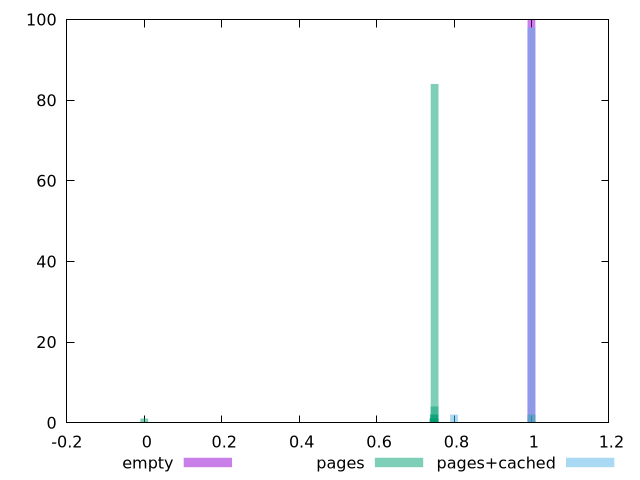

Reproduce this figure in gnuplot.
$_empty <<EOF
1 100
EOF
$_pages <<EOF
1.0000778935778756 2
0.7499339291593098 84
0.7496019530950516 4
0 1
0.7464481804845985 1
0.7492699770307933 1
0.748772012934406 1
0.7489380009665352 1
0.7477760847416314 2
0.7486060249022769 1
0.7494359650629224 2
EOF
$_pagesCached <<EOF
0.8 2
1 98
EOF
set key outside below
set terminal pngcairo
set output "report_00005_2020-11-02T22-26-11.212Z/uses-rel-preconnect/uses-rel-preconnect_empty_pages_pages+cached+hist.png"
set boxwidth 0.02000155787155751
set style fill transparent solid 0.5 noborder
set yrange [0:100]
plot $_empty title "empty" with boxes ,$_pages title "pages" with boxes ,$_pagesCached title "pages+cached" with boxes ,
